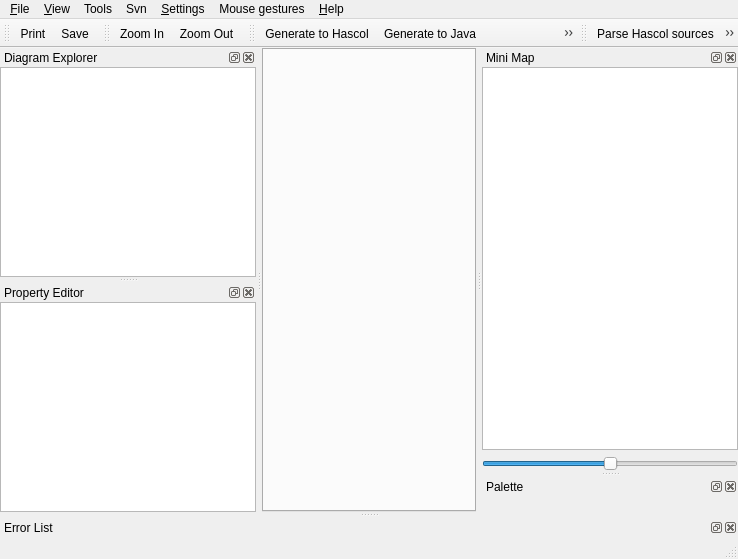
<?xml version="1.0" encoding="UTF-8"?>
<ui version="4.0">
 <class>MainWindowUi</class>
 <widget class="QMainWindow" name="MainWindowUi">
  <property name="geometry">
   <rect>
    <x>0</x>
    <y>0</y>
    <width>738</width>
    <height>559</height>
   </rect>
  </property>
  <property name="windowTitle">
   <string>QReal</string>
  </property>
  <property name="windowIcon">
   <iconset resource="../qrgui.qrc">
    <normaloff>:/icons/qreal.png</normaloff>:/icons/qreal.png</iconset>
  </property>
  <widget class="QWidget" name="centralwidget">
   <layout class="QGridLayout">
    <property name="margin">
     <number>0</number>
    </property>
    <property name="spacing">
     <number>0</number>
    </property>
    <item row="0" column="0">
     <widget class="QTabWidget" name="tabs"/>
    </item>
   </layout>
  </widget>
  <widget class="QMenuBar" name="menubar">
   <property name="geometry">
    <rect>
     <x>0</x>
     <y>0</y>
     <width>738</width>
     <height>21</height>
    </rect>
   </property>
   <widget class="QMenu" name="menu_File">
    <property name="title">
     <string>&amp;File</string>
    </property>
    <addaction name="actionOpen"/>
    <addaction name="actionSave"/>
    <addaction name="actionSave_as"/>
    <addaction name="actionPrint"/>
    <addaction name="actionMakeSvg"/>
    <addaction name="separator"/>
    <addaction name="actionQuit"/>
   </widget>
   <widget class="QMenu" name="menu_View">
    <property name="title">
     <string>&amp;View</string>
    </property>
    <addaction name="actionZoom_In"/>
    <addaction name="actionZoom_Out"/>
    <addaction name="separator"/>
    <addaction name="actionAntialiasing"/>
    <addaction name="actionOpenGL_Renderer"/>
    <addaction name="actionShowSplash"/>
   </widget>
   <widget class="QMenu" name="menuHelp">
    <property name="title">
     <string>&amp;Help</string>
    </property>
    <addaction name="actionHelp"/>
    <addaction name="separator"/>
    <addaction name="actionAbout"/>
    <addaction name="actionAboutQt"/>
   </widget>
   <widget class="QMenu" name="menuSettings">
    <property name="title">
     <string>&amp;Settings</string>
    </property>
    <addaction name="actionPreferences"/>
    <addaction name="actionPlugins"/>
    <addaction name="actionShow_grid"/>
    <addaction name="actionSwitch_on_grid"/>
    <addaction name="actionSwitch_on_alignment"/>
   </widget>
   <widget class="QMenu" name="menuMouse_gestures">
    <property name="title">
     <string>Mouse gestures</string>
    </property>
    <addaction name="actionShow"/>
   </widget>
   <widget class="QMenu" name="menuSvn">
    <property name="title">
     <string>Svn</string>
    </property>
    <addaction name="actionCommit"/>
    <addaction name="actionCheckout"/>
   </widget>
   <widget class="QMenu" name="menuTools">
    <property name="title">
     <string>Tools</string>
    </property>
    <addaction name="actionClear"/>
    <addaction name="actionExport_to_XMI"/>
    <addaction name="actionGenerate_to_Java"/>
    <addaction name="actionGenerate_to_Hascol"/>
    <addaction name="actionDebug"/>
    <addaction name="actionShape_Edit"/>
    <addaction name="actionGenerate_Editor"/>
    <addaction name="actionParse_Editor_xml"/>
    <addaction name="separator"/>
    <addaction name="actionGenerate_Editor_qrmc"/>
   </widget>
   <addaction name="menu_File"/>
   <addaction name="menu_View"/>
   <addaction name="menuTools"/>
   <addaction name="menuSvn"/>
   <addaction name="menuSettings"/>
   <addaction name="menuMouse_gestures"/>
   <addaction name="menuHelp"/>
  </widget>
  <widget class="QStatusBar" name="statusbar"/>
  <widget class="QDockWidget" name="diagramDock">
   <property name="allowedAreas">
    <set>Qt::AllDockWidgetAreas</set>
   </property>
   <property name="windowTitle">
    <string>Diagram Explorer</string>
   </property>
   <attribute name="dockWidgetArea">
    <number>1</number>
   </attribute>
   <widget class="QWidget" name="dockWidgetContents_2">
    <layout class="QHBoxLayout">
     <property name="spacing">
      <number>6</number>
     </property>
     <property name="margin">
      <number>0</number>
     </property>
     <item>
      <widget class="QTreeView" name="diagramExplorer">
       <property name="contextMenuPolicy">
        <enum>Qt::ActionsContextMenu</enum>
       </property>
       <property name="acceptDrops">
        <bool>true</bool>
       </property>
       <property name="dragDropMode">
        <enum>QAbstractItemView::DragDrop</enum>
       </property>
      </widget>
     </item>
    </layout>
   </widget>
  </widget>
  <widget class="QToolBar" name="fileToolbar">
   <property name="windowTitle">
    <string>File Toolbar</string>
   </property>
   <property name="orientation">
    <enum>Qt::Horizontal</enum>
   </property>
   <attribute name="toolBarArea">
    <enum>TopToolBarArea</enum>
   </attribute>
   <attribute name="toolBarBreak">
    <bool>false</bool>
   </attribute>
   <addaction name="actionPrint"/>
   <addaction name="actionSave"/>
  </widget>
  <widget class="QDockWidget" name="minimapDock">
   <property name="windowTitle">
    <string>Mini Map</string>
   </property>
   <attribute name="dockWidgetArea">
    <number>2</number>
   </attribute>
   <widget class="QWidget" name="dockWidgetContents_4">
    <layout class="QVBoxLayout">
     <property name="spacing">
      <number>6</number>
     </property>
     <property name="margin">
      <number>0</number>
     </property>
     <item>
      <widget class="QGraphicsView" name="minimapView">
       <property name="dragMode">
        <enum>QGraphicsView::ScrollHandDrag</enum>
       </property>
      </widget>
     </item>
     <item>
      <widget class="QSlider" name="minimapZoomSlider">
       <property name="maximum">
        <number>50</number>
       </property>
       <property name="value">
        <number>25</number>
       </property>
       <property name="orientation">
        <enum>Qt::Horizontal</enum>
       </property>
      </widget>
     </item>
    </layout>
   </widget>
  </widget>
  <widget class="QDockWidget" name="paletteDock">
   <property name="windowTitle">
    <string>Palette</string>
   </property>
   <attribute name="dockWidgetArea">
    <number>2</number>
   </attribute>
   <widget class="QWidget" name="dockWidgetContents_5">
    <layout class="QHBoxLayout">
     <property name="spacing">
      <number>6</number>
     </property>
     <property name="margin">
      <number>0</number>
     </property>
     <item>
      <widget class="qReal::gui::PaletteToolbox" name="paletteToolbox"/>
     </item>
    </layout>
   </widget>
  </widget>
  <widget class="QToolBar" name="viewToolbar">
   <property name="windowTitle">
    <string>View Toolbar</string>
   </property>
   <attribute name="toolBarArea">
    <enum>TopToolBarArea</enum>
   </attribute>
   <attribute name="toolBarBreak">
    <bool>false</bool>
   </attribute>
   <addaction name="actionZoom_In"/>
   <addaction name="actionZoom_Out"/>
  </widget>
  <widget class="QDockWidget" name="propertyDock">
   <property name="windowTitle">
    <string>Property Editor</string>
   </property>
   <attribute name="dockWidgetArea">
    <number>1</number>
   </attribute>
   <widget class="QWidget" name="dockWidgetContents">
    <layout class="QVBoxLayout">
     <property name="spacing">
      <number>6</number>
     </property>
     <property name="margin">
      <number>0</number>
     </property>
     <item>
      <widget class="QTableView" name="propertyEditor">
       <property name="alternatingRowColors">
        <bool>true</bool>
       </property>
       <property name="showGrid">
        <bool>false</bool>
       </property>
      </widget>
     </item>
    </layout>
   </widget>
  </widget>
  <widget class="QToolBar" name="generatorsToolbar">
   <property name="windowTitle">
    <string>toolBar</string>
   </property>
   <attribute name="toolBarArea">
    <enum>TopToolBarArea</enum>
   </attribute>
   <attribute name="toolBarBreak">
    <bool>false</bool>
   </attribute>
   <addaction name="actionGenerate_to_Hascol"/>
   <addaction name="actionGenerate_to_Java"/>
   <addaction name="actionExport_to_XMI"/>
   <addaction name="actionShape_Edit"/>
  </widget>
  <widget class="QToolBar" name="parsersToolbar">
   <property name="windowTitle">
    <string>toolBar</string>
   </property>
   <attribute name="toolBarArea">
    <enum>TopToolBarArea</enum>
   </attribute>
   <attribute name="toolBarBreak">
    <bool>false</bool>
   </attribute>
   <addaction name="actionParse_Hascol_sources"/>
   <addaction name="actionParse_Java_Libraries"/>
  </widget>
  <widget class="QDockWidget" name="ErrorDock">
   <property name="acceptDrops">
    <bool>false</bool>
   </property>
   <property name="autoFillBackground">
    <bool>true</bool>
   </property>
   <property name="windowTitle">
    <string>Error List</string>
   </property>
   <attribute name="dockWidgetArea">
    <number>8</number>
   </attribute>
   <widget class="QWidget" name="dockWidgetContents_6">
    <widget class="QListWidget" name="ErrorListWidget">
     <property name="geometry">
      <rect>
       <x>0</x>
       <y>0</y>
       <width>321</width>
       <height>191</height>
      </rect>
     </property>
    </widget>
   </widget>
  </widget>
  <action name="actionQuit">
   <property name="checkable">
    <bool>false</bool>
   </property>
   <property name="text">
    <string>&amp;Quit</string>
   </property>
  </action>
  <action name="actionConnect">
   <property name="icon">
    <iconset>
     <normaloff>:/icons/database_connected.png</normaloff>:/icons/database_connected.png</iconset>
   </property>
   <property name="text">
    <string>&amp;Connect</string>
   </property>
  </action>
  <action name="actionZoom_In">
   <property name="icon">
    <iconset resource="../qrgui.qrc">
     <normaloff>:/icons/zoomin.png</normaloff>:/icons/zoomin.png</iconset>
   </property>
   <property name="text">
    <string>Zoom In</string>
   </property>
  </action>
  <action name="actionZoom_Out">
   <property name="icon">
    <iconset resource="../qrgui.qrc">
     <normaloff>:/icons/zoomout.png</normaloff>:/icons/zoomout.png</iconset>
   </property>
   <property name="text">
    <string>Zoom Out</string>
   </property>
  </action>
  <action name="actionAntialiasing">
   <property name="checkable">
    <bool>true</bool>
   </property>
   <property name="checked">
    <bool>true</bool>
   </property>
   <property name="text">
    <string>Antialiasing</string>
   </property>
  </action>
  <action name="actionOpenGL_Renderer">
   <property name="checkable">
    <bool>true</bool>
   </property>
   <property name="text">
    <string>OpenGL Renderer</string>
   </property>
  </action>
  <action name="actionPrint">
   <property name="icon">
    <iconset resource="../qrgui.qrc">
     <normaloff>:/icons/print.png</normaloff>:/icons/print.png</iconset>
   </property>
   <property name="text">
    <string>Print</string>
   </property>
  </action>
  <action name="actionMakeSvg">
   <property name="text">
    <string>Export to SVG</string>
   </property>
  </action>
  <action name="actionDisconnect">
   <property name="icon">
    <iconset>
     <normaloff>:/icons/database_disconnect.png</normaloff>:/icons/database_disconnect.png</iconset>
   </property>
   <property name="text">
    <string>&amp;Disconnect</string>
   </property>
  </action>
  <action name="actionBeginTransaction">
   <property name="enabled">
    <bool>false</bool>
   </property>
   <property name="icon">
    <iconset>
     <normaloff>:/icons/database_connect.png</normaloff>:/icons/database_connect.png</iconset>
   </property>
   <property name="text">
    <string>Begin Transaction</string>
   </property>
  </action>
  <action name="actionCommitTransaction">
   <property name="enabled">
    <bool>false</bool>
   </property>
   <property name="icon">
    <iconset>
     <normaloff>:/icons/database_commit.png</normaloff>:/icons/database_commit.png</iconset>
   </property>
   <property name="text">
    <string>Commit Transaction</string>
   </property>
  </action>
  <action name="actionRollbackTransaction">
   <property name="enabled">
    <bool>false</bool>
   </property>
   <property name="icon">
    <iconset>
     <normaloff>:/icons/database_revert.png</normaloff>:/icons/database_revert.png</iconset>
   </property>
   <property name="text">
    <string>Rollback Transaction</string>
   </property>
  </action>
  <action name="actionDeleteFromDiagram">
   <property name="text">
    <string>Delete</string>
   </property>
   <property name="shortcut">
    <string>Del</string>
   </property>
   <property name="shortcutContext">
    <enum>Qt::WidgetShortcut</enum>
   </property>
  </action>
  <action name="openNewTab">
   <property name="text">
    <string>Open in new tab</string>
   </property>
  </action>
  <action name="actionHelp">
   <property name="text">
    <string>Small Help</string>
   </property>
  </action>
  <action name="actionAbout">
   <property name="text">
    <string>About...</string>
   </property>
  </action>
  <action name="actionAboutQt">
   <property name="text">
    <string>About Qt...</string>
   </property>
  </action>
  <action name="actionPlugins">
   <property name="checkable">
    <bool>true</bool>
   </property>
   <property name="text">
    <string>Plugins...</string>
   </property>
  </action>
  <action name="actionShowSplash">
   <property name="checkable">
    <bool>true</bool>
   </property>
   <property name="checked">
    <bool>true</bool>
   </property>
   <property name="text">
    <string>Show splashscreen</string>
   </property>
  </action>
  <action name="actionClear">
   <property name="icon">
    <iconset resource="../qrgui.qrc">
     <normaloff>:/icons/clear.png</normaloff>:/icons/clear.png</iconset>
   </property>
   <property name="text">
    <string>Exterminatus</string>
   </property>
  </action>
  <action name="actionExport_to_XMI">
   <property name="text">
    <string>Export to XMI</string>
   </property>
  </action>
  <action name="actionGenerate_to_Java">
   <property name="text">
    <string>Generate to Java</string>
   </property>
  </action>
  <action name="actionSave">
   <property name="text">
    <string>Save</string>
   </property>
  </action>
  <action name="actionGenerate_editor">
   <property name="text">
    <string>Generate editor</string>
   </property>
  </action>
  <action name="actionGenerate_to_Hascol">
   <property name="text">
    <string>Generate to Hascol</string>
   </property>
  </action>
  <action name="actionSave_as">
   <property name="text">
    <string>Save as...</string>
   </property>
  </action>
  <action name="actionOpen">
   <property name="text">
    <string>Open...</string>
   </property>
  </action>
  <action name="actionParse_Hascol_sources">
   <property name="text">
    <string>Parse Hascol sources</string>
   </property>
   <property name="toolTip">
    <string>Build diagrams from existing Hascol sources</string>
   </property>
  </action>
  <action name="actionParse_Java_Libraries">
   <property name="text">
    <string>Parse Java Libraries</string>
   </property>
   <property name="toolTip">
    <string>Parse Java Libraries</string>
   </property>
  </action>
  <action name="actionShow_grid">
   <property name="checkable">
    <bool>true</bool>
   </property>
   <property name="checked">
    <bool>true</bool>
   </property>
   <property name="text">
    <string>Show grid</string>
   </property>
  </action>
  <action name="actionShape_Edit">
   <property name="text">
    <string>Shape Editor</string>
   </property>
  </action>
  <action name="actionGenerate_Editor">
   <property name="text">
    <string>Generate Editor</string>
   </property>
  </action>
  <action name="actionParse_Editor_xml">
   <property name="text">
    <string>Parse Editor xml</string>
   </property>
  </action>
  <action name="actionSwitch_on_grid">
   <property name="checkable">
    <bool>true</bool>
   </property>
   <property name="text">
    <string>Switch on grid</string>
   </property>
  </action>
  <action name="actionCommit">
   <property name="text">
    <string>Commit</string>
   </property>
  </action>
  <action name="actionShow">
   <property name="text">
    <string>Show</string>
   </property>
  </action>
  <action name="actionPreferences">
   <property name="text">
    <string>Preferences...</string>
   </property>
  </action>
  <action name="actionCheckout">
   <property name="text">
    <string>Checkout...</string>
   </property>
  </action>
  <action name="actionGenerate_Editor_qrmc">
   <property name="text">
    <string>Generate Editor (qrmc)</string>
   </property>
  </action>
  <action name="actionSwitch_on_alignment">
   <property name="checkable">
    <bool>true</bool>
   </property>
   <property name="checked">
    <bool>true</bool>
   </property>
   <property name="text">
    <string>Switch on alignment</string>
   </property>
  </action>
  <action name="actionDebug">
   <property name="text">
    <string>Debug</string>
   </property>
  </action>
 </widget>
 <layoutdefault spacing="0" margin="0"/>
 <customwidgets>
  <customwidget>
   <class>qReal::gui::PaletteToolbox</class>
   <extends>QToolBox</extends>
   <header>paletteToolbox.h</header>
   <container>1</container>
  </customwidget>
 </customwidgets>
 <resources>
  <include location="../qrgui.qrc"/>
 </resources>
 <connections/>
</ui>
